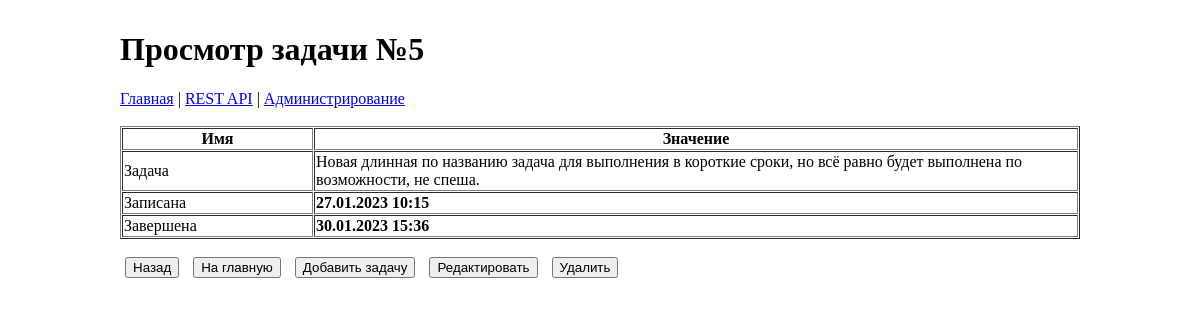
Page /detail/5/ on the earlier database version.
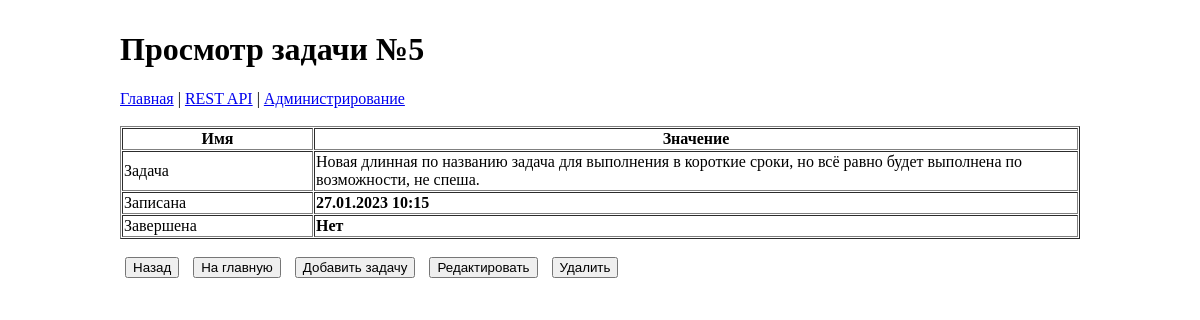
Same page on the later database version.
### main/models.py (models this page shows, shortened)
class MyList(models.Model):
    desc = models.CharField(
        max_length=120,
        help_text="Описание задачи",
        verbose_name="Задача",
    )
    date_add = models.DateTimeField(
        default=datetime.now,
        help_text="Дата создания задачи",
        verbose_name="Создано",
    )
    date_end = models.DateTimeField(
        default=None,
        help_text="Дата завершения задачи",
        verbose_name="Завершено",
        blank=True,
        null=True,
    )
    chk_end = models.BooleanField(
        default=False,
        help_text="Завершить",
        verbose_name="",
    )

### main/views.py (the view)
# urls.py: path("detail/<int:pk>/", MainDetail.as_view(), name="detail"),
class MainDetail(DetailView):
    template_name = "detail.html"
    context_object_name = "context"
    model = MyList
    def get_context_data(self, **kwargs):
        context = super().get_context_data(**kwargs)
        context["buttons"] = ("back", "add", "edit", "delete", "index")
        context["is_detail"] = True
        return context

### main/templates/detail.html (shortened to what this page needs)
{% extends 'base.html' %}
{% block header %}Просмотр задачи №{{ context.id }}{% endblock header %}
{% block content %}
<table border=1 cellspacing=1 width=100%>
    <thead>
        <tr>
            <th width=20%>Имя</th>
            <th>Значение</th>
        </tr>
    </thead>
    <tr>
        <td>Задача</td>
        <td>{{ context.desc }}</td>
    </tr>
    <tr>
        <td>Записана</td>
        <td class="bold">{{ context.date_add|date:"d.m.Y H:i" }}</td>
    </tr>
    <tr>
        <td>Завершена</td>
        {% if context.chk_end %}
            <td class="bold">{{ context.date_end|date:"d.m.Y H:i" }}</td>
        {% else %}
            <td class="bold">Нет</td>
        {% endif %}
    </tr>
</table>
{% include "buttons.html" %}
{% endblock content %}

Differences in the rows shown:
changed MyList id 5: chk_end True → False (drawn); date_end "30.01.2023 15:36" → (not shown)
Other differences:
text now shown: "Нет"
